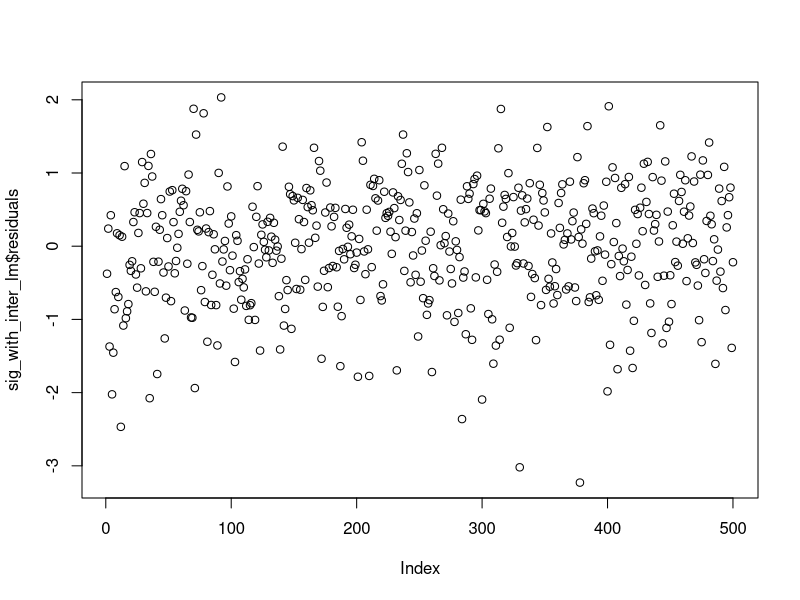
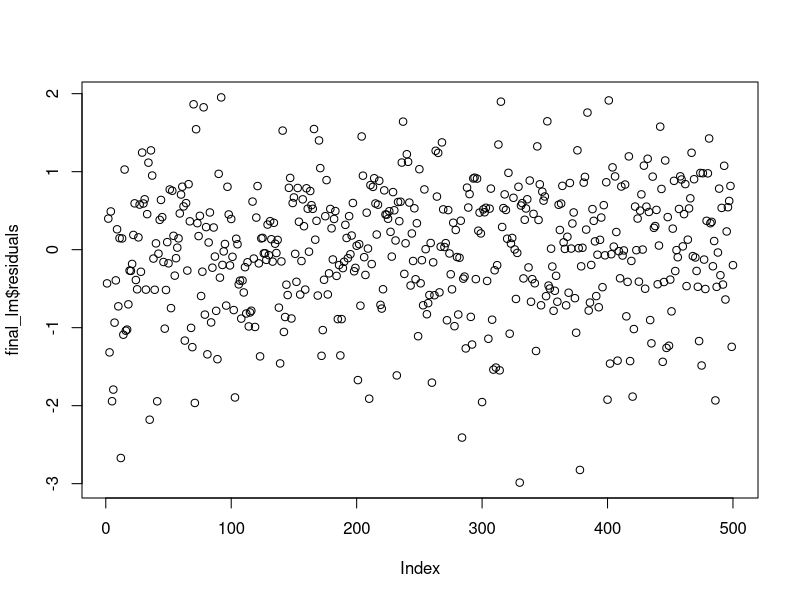

Generate these figures, in order, with R:
# 1) Loading the data required for Competition
getwd()
setwd("./University of Toronto - Mississauga/4 - Fourth Year/STA314/Competition/all")
sample_submission <- read.csv("SampleSubmission.csv")
test_data <- read.csv("test_predictors.csv")
training_data <- read.csv("trainingdata.csv")


# 2) Exploring the training data
summary(training_data)
head(training_data)
summary(test_data)
head(test_data)

# 3) Some basic modelling

#GLM with no extra informations
basic_lm <- lm(y~ .,data=training_data) 
basic_lm$coefficients
summary(basic_lm)

#All significant predictors with no interactions
sig_lm1 <- lm(y~X1+X2+X3+X4+X8+X12+X13+X23+X24+X25, data = training_data)
summary(sig_lm1)

#Do not do this!!!!!!
#inter_sig_lm <- lm(y~X1*X2*X3*X4*X8*X12*X13*X23*X24*X25, data = training_data)
#summary(inter_sig_lm)

#ALL interactions
#basic_lm2 <- lm(y~.*.,data=training_data)
#basic_lm2$coefficients
#summary(basic_lm2)

#Significant predictors and interaction against categorical
sig_with_inter_lm <- lm(y~(X1+X2+X3+X4+X8+X13+X23+X24+X25)*X12, data = training_data)
summary(sig_with_inter_lm)
plot(sig_with_inter_lm$residuals)

#Final linear model
final_lm <- lm(y~X1+X2+(X3+X13)*X12+X4+X8+X23+X24+X25, data = training_data)
summary(final_lm)
plot(final_lm$residuals)


#Validation
#set.seed(1)
#test <- sample(c(1:500), size = 80)
#final_lm <- lm(y~(X1+X2+X3+X4+X5+X8+X13+X23+X25)*X12, data = training_data[-test,])
#predicted_y <- predict(final_lm, newdata = training_data[test,])
#mean_err <- mean((training_data[test,]$y-predicted_y)^2)
#mean_err





# 4) Predicting and Converting to CSV
#summary(x_test)
x_test = model.matrix(X1.500 ~ . ,test_data )[,-1]  
prediction <- predict(final_lm, newx = x_test)
solution <- data.frame(id = c(1:500), y = prediction)
names(solution)
nrow(solution)
write.csv(solution, file = "6_MLR_no_categorical_prediction_answer.csv", row.names = FALSE)
